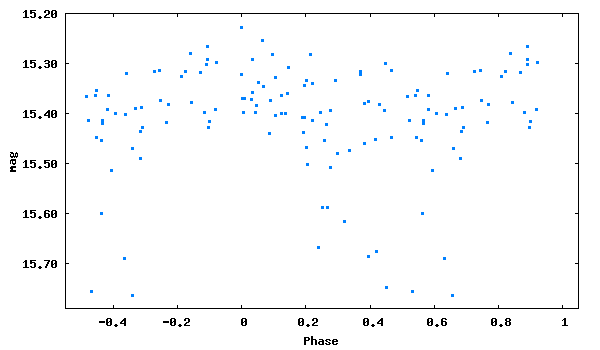

Source code (gnuplot):
set term png size 600,350 medium
set colors classic
set output 'phase_lc_15.png'
set xlabel 'Phase'
set ylabel 'mag'
#set title 'JDmax = 2447057.42700 + 0.2000679 x E'
set format y '%5.2f'
plot [-0.55:1.05][15.79:15.20] "phase_lc_15.dat" linecolor 3 pointtype 5 pointsize 0.3 title ""
